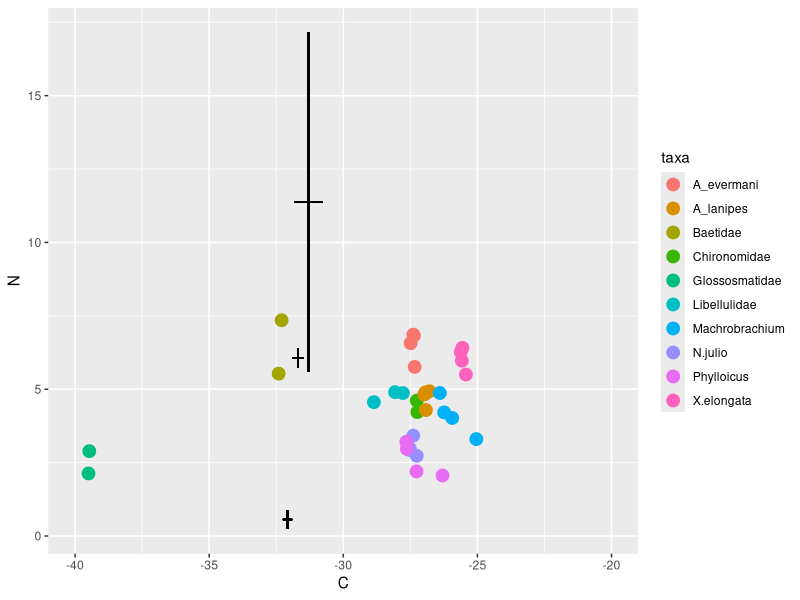

Here is the R script that generated this plot:


library(ggplot2)
library(ggpubr)
QPA_Feb17 <- read.csv("Biplot/QPA_Feb17.csv")
head(QPA_Feb17)

ggplot(QPA_Feb17, aes(x=C, y=N, group=taxa)) +
  geom_point(aes(color=taxa), size=4) +
  geom_segment(aes(x=-31.91,xend=-32.25,yend=0.56,y=0.56)) + # C leaflitter
  geom_segment(aes(x=-32.08,xend=-32.08,yend=0.878914827,y=0.241085173)) + # N leaflitter
  geom_segment(aes(x=-31.48,xend=-31.90,yend=6.06,y=6.06))+ # C biofilm
  geom_segment(aes(x=-31.69,xend=-31.69,yend=6.389520784,y=5.730479216))+ # N biofilm
  geom_segment(aes(x=-30.79,xend=-31.81,yend=11.37138181,y=11.37138181)) +# C algae
  geom_segment(aes(x=-31.29893075,xend=-31.29893075,yend=17.153228921,y=5.589534699)) +# algae
  xlim(-40,-20)
               
